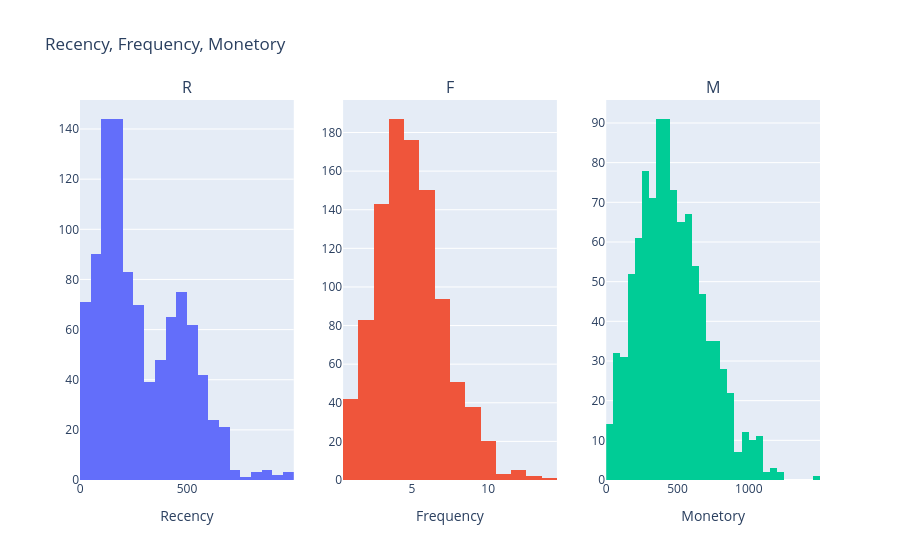

Notebook source saved alongside this figure:
### Code cell
fig = make_subplots(
    rows = 1,
    cols = 3,
    subplot_titles = ('R', 'F', 'M')
)
fig.add_trace(
    go.Histogram(x = rfm['Recency']),
    row = 1,
    col = 1
)
fig.add_trace(
    go.Histogram(x = rfm['Frequency']),
    row = 1,
    col = 2
)
fig.add_trace(
    go.Histogram(x = rfm['Monetary']),
    row = 1,
    col = 3
)
fig.update_layout(title = "Recency, Frequency, Monetory",
                  showlegend = False)
fig.update_xaxes(title_text = 'Recency', row = 1, col = 1)
fig.update_xaxes(title_text = 'Frequency', row = 1, col = 2)
fig.update_xaxes(title_text = 'Monetory', row = 1, col = 3)

fig.show()

### Figure 1 — Plotly figure (JSON) as saved in the notebook; plotly's stock layout.template omitted (floating-point values rounded to 4 significant figures; data arrays with more than 128 entries replaced by an {"elided": "..."} marker saying what was removed)
{"data": [{"type": "histogram", "x": {"elided": "995 int values"}, "xaxis": "x", "yaxis": "y"}, {"type": "histogram", "x": {"elided": "995 int values"}, "xaxis": "x2", "yaxis": "y2"}, {"type": "histogram", "x": {"elided": "995 int values"}, "xaxis": "x3", "yaxis": "y3"}], "layout": {"annotations": [{"font": {"size": 16}, "showarrow": false, "text": "R", "x": 0.1444, "xanchor": "center", "xref": "paper", "y": 1, "yanchor": "bottom", "yref": "paper"}, {"font": {"size": 16}, "showarrow": false, "text": "F", "x": 0.5, "xanchor": "center", "xref": "paper", "y": 1, "yanchor": "bottom", "yref": "paper"}, {"font": {"size": 16}, "showarrow": false, "text": "M", "x": 0.8556, "xanchor": "center", "xref": "paper", "y": 1, "yanchor": "bottom", "yref": "paper"}], "showlegend": false, "title": {"text": "Recency, Frequency, Monetory"}, "xaxis": {"anchor": "y", "domain": [0, 0.2889], "title": {"text": "Recency"}}, "xaxis2": {"anchor": "y2", "domain": [0.3556, 0.6444], "title": {"text": "Frequency"}}, "xaxis3": {"anchor": "y3", "domain": [0.7111, 1], "title": {"text": "Monetory"}}, "yaxis": {"anchor": "x", "domain": [0, 1]}, "yaxis2": {"anchor": "x2", "domain": [0, 1]}, "yaxis3": {"anchor": "x3", "domain": [0, 1]}}}
